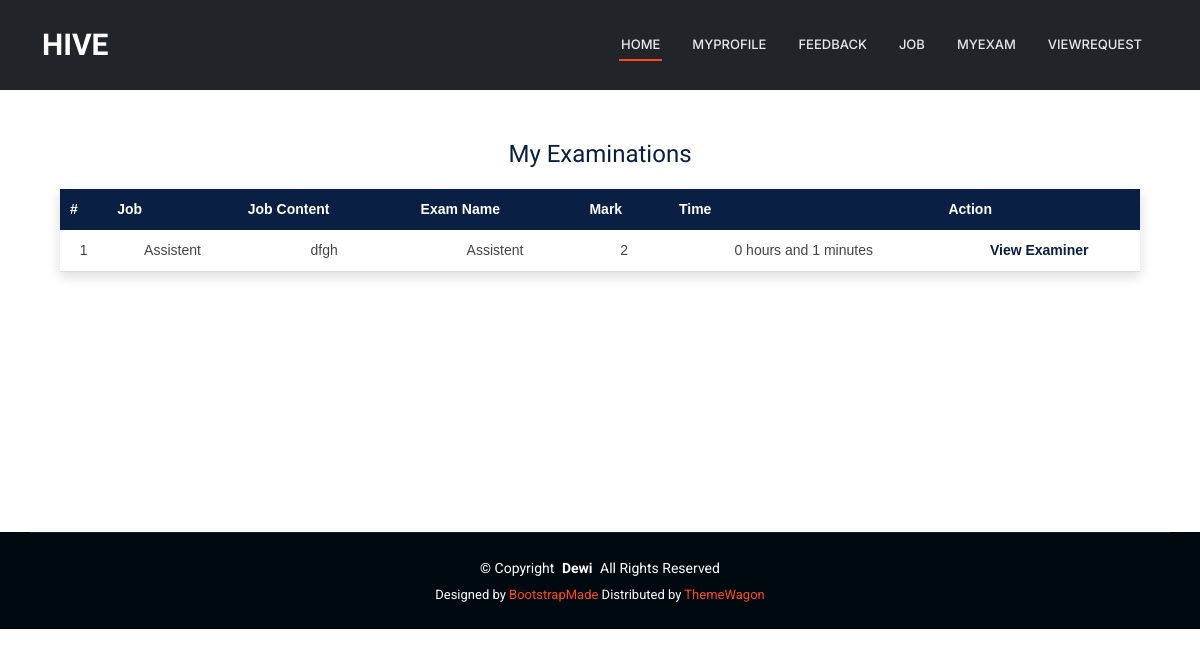
The app's page /JobProvider/myexam/ (signed in), older data.
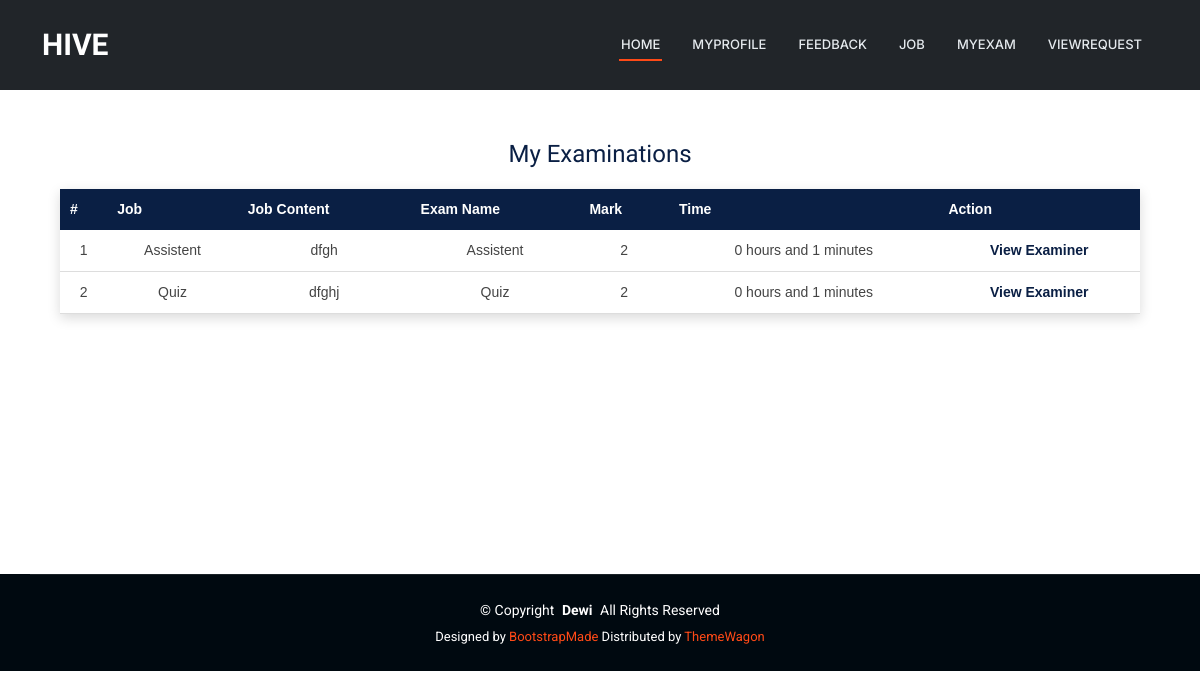
The same page, newer data.
### JobProvider/models.py (models this page shows)
class tbl_examination(models.Model):
    examination_name=models.CharField(max_length=50)
    examination_mark=models.CharField(max_length=50)
    examination_time=models.CharField(max_length=50)
    examination_status = models.IntegerField(default=0)
    time = models.TimeField(null=True)
    start_time = models.TimeField(null=True)
    job=models.ForeignKey(tbl_job,on_delete=models.CASCADE,null=True)

class tbl_job(models.Model):
    job_title=models.CharField(max_length=50)
    job_content=models.CharField(max_length=50)
    job_requriedage=models.CharField(max_length=50)
    job_experience=models.CharField(max_length=50)
    job_salary=models.CharField(max_length=50)
    job_lastdate=models.DateField()
    job_date=models.DateField(auto_now_add=True)
    job_status=models.IntegerField(default=0)
    jobprovider_id=models.ForeignKey(tbl_jobprovider,on_delete=models.CASCADE)
    jobcategory_id=models.ForeignKey(tbl_jobcategory,on_delete=models.CASCADE)
    jobtype_id=models.ForeignKey(tbl_jobtype,on_delete=models.CASCADE)

### JobProvider/views.py (the view)
# urls.py: path('myexam/',views.MyExam,name='MyExam'),
def MyExam(request):
    result=tbl_examination.objects.filter(job__jobprovider_id=request.session['jid'])
    return render(request,"JobProvider/MyExam.html",{"result":result})

### JobProvider/Templates/JobProvider/MyExam.html (shortened to what this page needs)
{% extends 'JobProvider/Header.html' %}
{% block content %}
<div class="jp-myexam-wrapper">
    <h2 class="jp-myexam-title">My Examinations</h2>
    <table class="jp-myexam-table">
        <tr>
            <th>#</th>
            <th>Job</th>
            <th>Job Content</th>
            <th>Exam Name</th>
            <th>Mark</th>
            <th>Time</th>
            <th>Action</th>
        </tr>
        {% for i in result %}
        <tr>
            <td>{{ forloop.counter }}</td>
            <td>{{ i.job.job_title }}</td>
            <td>{{ i.job.job_content }}</td>
            <td>{{ i.examination_name }}</td>
            <td>{{ i.examination_mark }}</td>
            <td>{{ i.examination_time }}</td>
            <td class="jp-myexam-action">
                <a href="{% url 'JobProvider:viewexaminer' i.id %}">
                    View Examiner
                </a>
            </td>
        </tr>
        {% endfor %}
    </table>
</div>
<br><br><br><br>
{% endblock %}

Row changes from the older to the newer data that the page shows:
added tbl_examination: job.job_title "Quiz", job.job_content "dfghj", examination_name "Quiz", examination_mark "2", examination_time "0 hours and 1 minutes"
